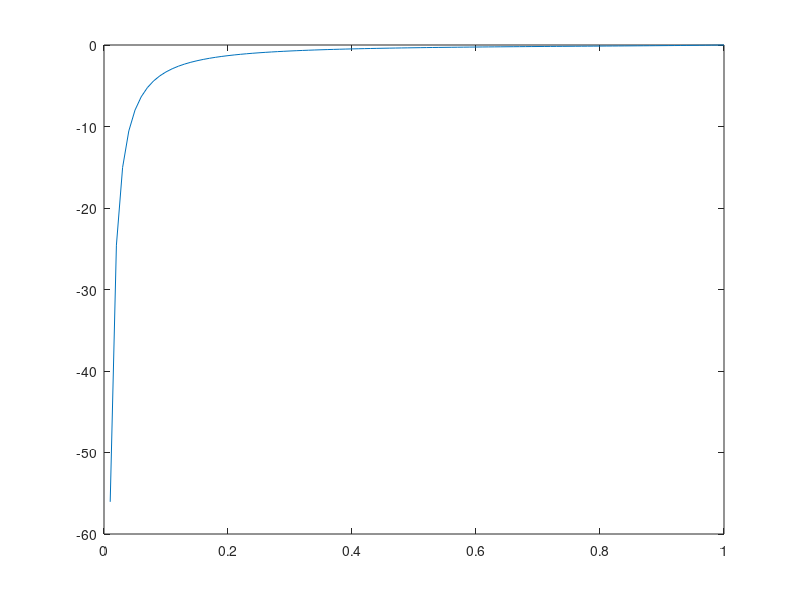

Recreate this plot in MATLAB.
function nelson_cop

theta = 10;

%Nelson #13
I = @(t) inelson(t);

x = 0:0.01:1;
y = I(x);
plot(x,y)

%Clayton
% I = @(t) 1/theta*(t.^-theta-1)./(-t.^(-theta-1));

IN = integral(I, 0,1, 'AbsTol', 1e-12, 'RelTol', 1e-6);

tau = 1 + 4*IN

%Clayton - closed form solutioon
theta/(2+theta)


function I = inelson(t) 

I = nan(size(t));
idx = t == 0;
I(~idx) = ((1-log(t(~idx))).^theta-1)./(-(theta.*(1-log(t(~idx))).^(theta-1)))./t(~idx);
I(idx) = -Inf;

end

end